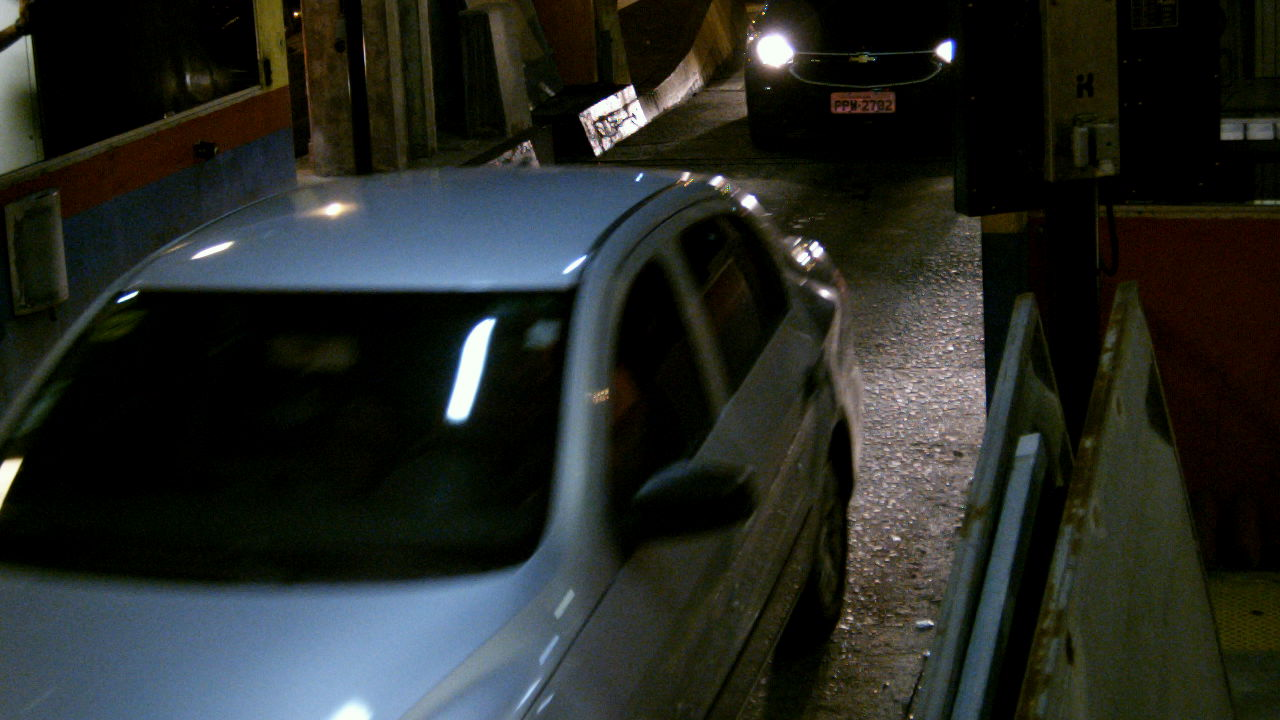
#> input picture Data/imagens_testes/dataset_original/img_000217.jpg, 1280 x 720 px
$ python -i filtros.py   (imports and definitions only)
#> lines starting #> are read from the running program, lines starting #| are printed output that depends on the picture; after the words box and inside, x2 and y2 are one past the last pixel; in counts of white or black regions, pixels touching at a corner belong together
import cv2
import numpy as np

def aplicar_clahe(img_gray):
    clahe = cv2.createCLAHE(clipLimit=2.0, tileGridSize=(8, 8))
    return clahe.apply(img_gray)

def corrigir_inclinacao(img_bin):
    coords = np.column_stack(np.where(img_bin > 0))
    if len(coords) == 0:
        return img_bin

    angle = cv2.minAreaRect(coords)[-1]

    if angle < -45:
        angle = -(90 + angle)
    else:
        angle = -angle

    (h, w) = img_bin.shape[:2]
    center = (w // 2, h // 2)
    M = cv2.getRotationMatrix2D(center, angle, 1.0)
    rotated = cv2.warpAffine(img_bin, M, (w, h), flags=cv2.INTER_CUBIC, borderMode=cv2.BORDER_REPLICATE)

    return rotated

def preprocessar_para_ocr(imagem_placa_rgb):
    gray = cv2.cvtColor(imagem_placa_rgb, cv2.COLOR_BGR2GRAY)

    gray_contrast = aplicar_clahe(gray)

    blur = cv2.bilateralFilter(gray_contrast, d=11, sigmaColor=17, sigmaSpace=17)

    binarizada = cv2.adaptiveThreshold(
        blur, 255,
        cv2.ADAPTIVE_THRESH_GAUSSIAN_C,
        cv2.THRESH_BINARY_INV,
        19, 9
    )

    binarizada_alinhada = corrigir_inclinacao(binarizada)
    kernel = cv2.getStructuringElement(cv2.MORPH_RECT, (2, 2))
    morfologia = cv2.morphologyEx(binarizada_alinhada, cv2.MORPH_CLOSE, kernel)

    imagem_final_ocr = cv2.bitwise_not(morfologia)

    return imagem_final_ocr

>>> import cv2
>>> picture = cv2.imread('../../Data/imagens_testes/dataset_original/img_000217.jpg')
#> picture is the input picture: shape (720, 1280, 3); mean B, G, R 37.4, 40.9, 37.7
>>> result = preprocessar_para_ocr(picture)
#> in preprocessar_para_ocr, `gray = cv2.cvtColor(imagem_placa_rgb, cv2.COLOR_BGR2GRAY)`:
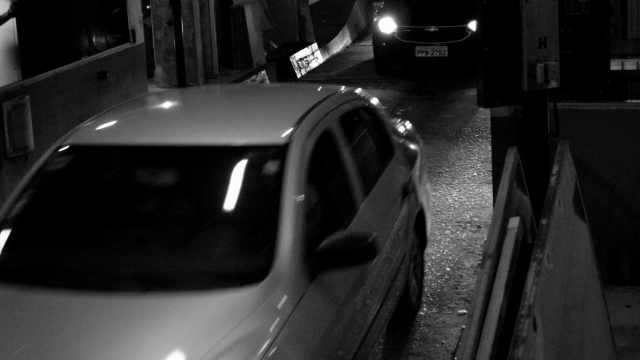
#> gray: shape (720, 1280) (shown at 1/2 size); min 0, max 255, mean 39.5
#> in aplicar_clahe, `return clahe.apply(img_gray)`:
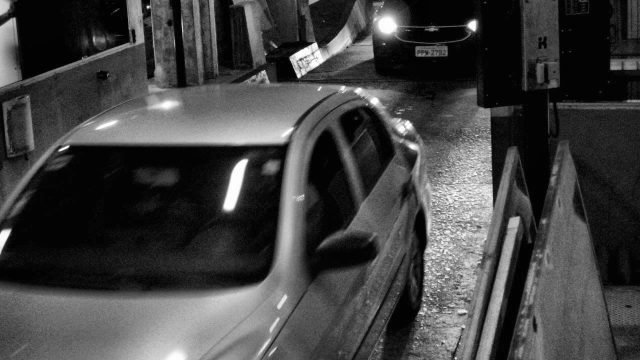
#> returned value: shape (720, 1280) (shown at 1/2 size); min 1, max 255, mean 65.8
#> in preprocessar_para_ocr, `binarizada = cv2.adaptiveThreshold( blur, 255, cv2.ADAPTIVE_THRESH_GAU..`:
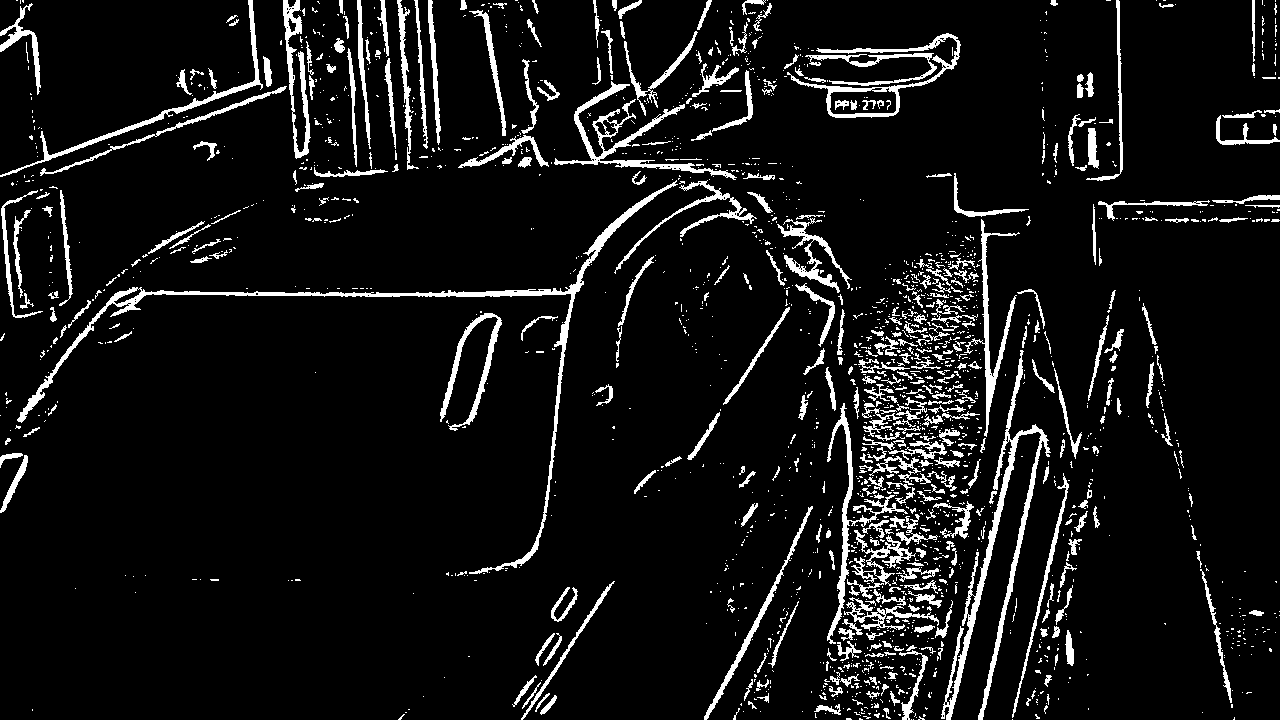
#> binarizada: shape (720, 1280); 7.9% white; 1933 white regions (1530 under 20 px), largest, box (x1, y1, x2, y2) and area: (17, 180, 678, 574) 5244, (941, 350, 1051, 720) 4318, (554, 81, 737, 180) 2353
#> in corrigir_inclinacao, `coords = np.column_stack(np.where(img_bin > 0))`: coords = 73035 pairs, first value 0 to 719, second value 0 to 1279
#> in corrigir_inclinacao, `angle = cv2.minAreaRect(coords)[-1]`: angle = -90
#> in corrigir_inclinacao, `angle = -(90 + angle)`: angle = 0
#> in corrigir_inclinacao, `M = cv2.getRotationMatrix2D(center, angle, 1.0)`: M = [[1, 0, 0], [0, 1, 0]]
#> in preprocessar_para_ocr, `morfologia = cv2.morphologyEx(binarizada_alinhada, cv2.MORPH_CLOSE, ke..`:
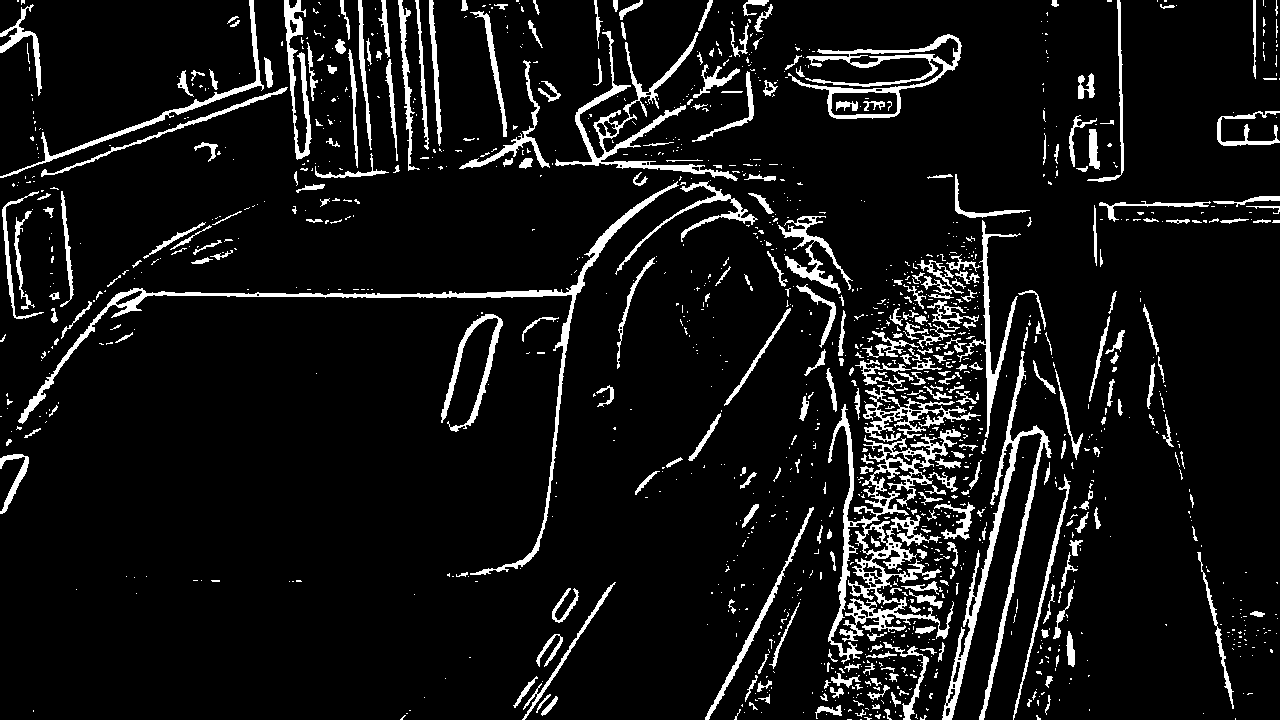
#> morfologia: shape (720, 1280); 8.3% white; 1357 white regions (1033 under 20 px), largest, box (x1, y1, x2, y2) and area: (828, 404, 961, 664) 7598, (18, 181, 679, 575) 5369, (942, 351, 1052, 720) 4461

$ run again, on Data/imagens_testes/dataset_original/img_000224.jpg
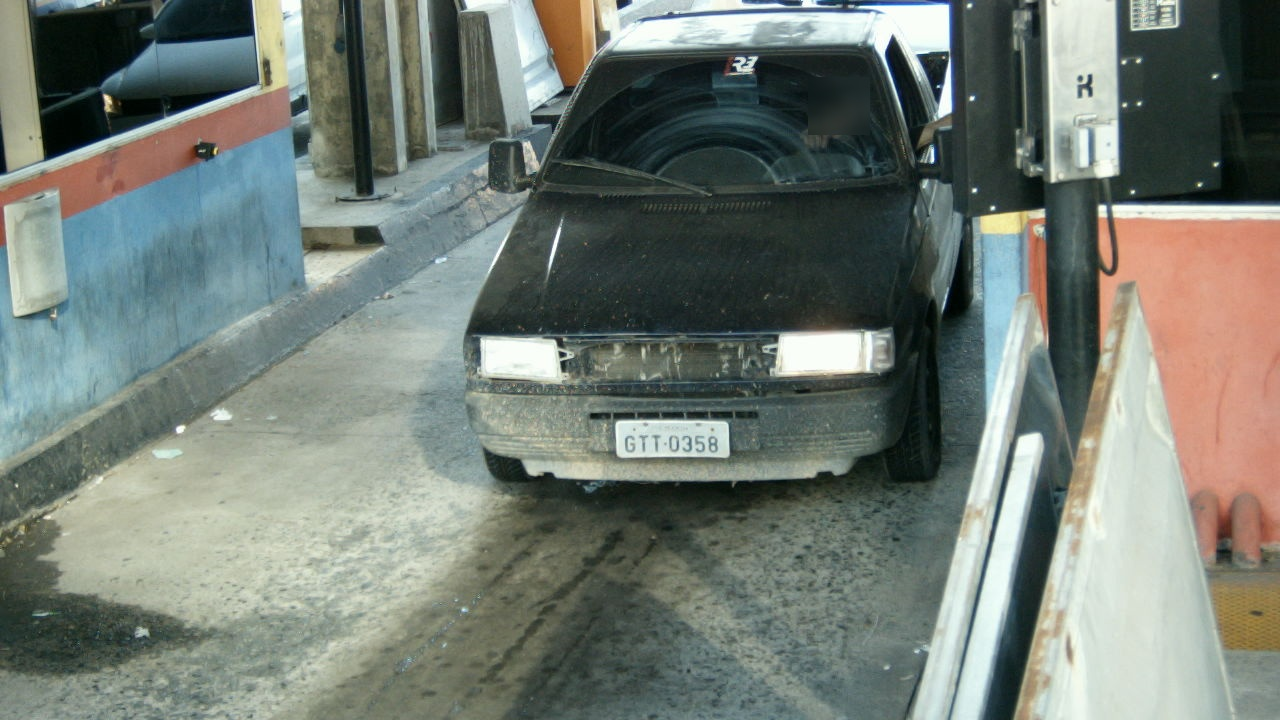
#> input picture Data/imagens_testes/dataset_original/img_000224.jpg, 1280 x 720 px
#> picture is the input picture: shape (720, 1280, 3); mean B, G, R 116.4, 124.2, 115.6
#> in preprocessar_para_ocr, `binarizada = cv2.adaptiveThreshold( blur, 255, cv2.ADAPTIVE_THRESH_GAU..`:
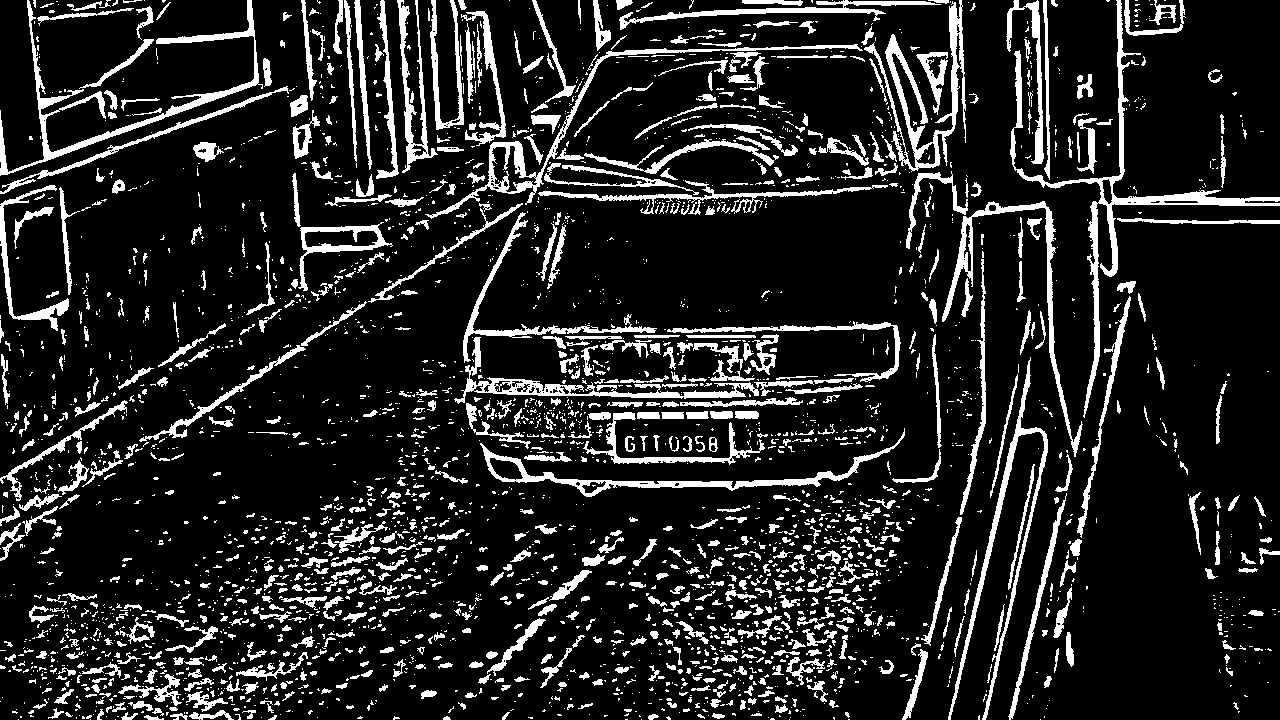
#> binarizada: shape (720, 1280); 14.2% white; 3243 white regions (2372 under 20 px), largest, box (x1, y1, x2, y2) and area: (1010, 0, 1280, 418) 5276, (0, 0, 263, 176) 3925, (864, 0, 966, 172) 3563
#> coords = 130754 pairs, first value 0 to 719, second value 0 to 1279
#> in corrigir_inclinacao, `angle = cv2.minAreaRect(coords)[-1]`: angle = -90
#> in corrigir_inclinacao, `angle = -(90 + angle)`: angle = 0
#> M = [[1, 0, 0], [0, 1, 0]]
#> in preprocessar_para_ocr, `morfologia = cv2.morphologyEx(binarizada_alinhada, cv2.MORPH_CLOSE, ke..`:
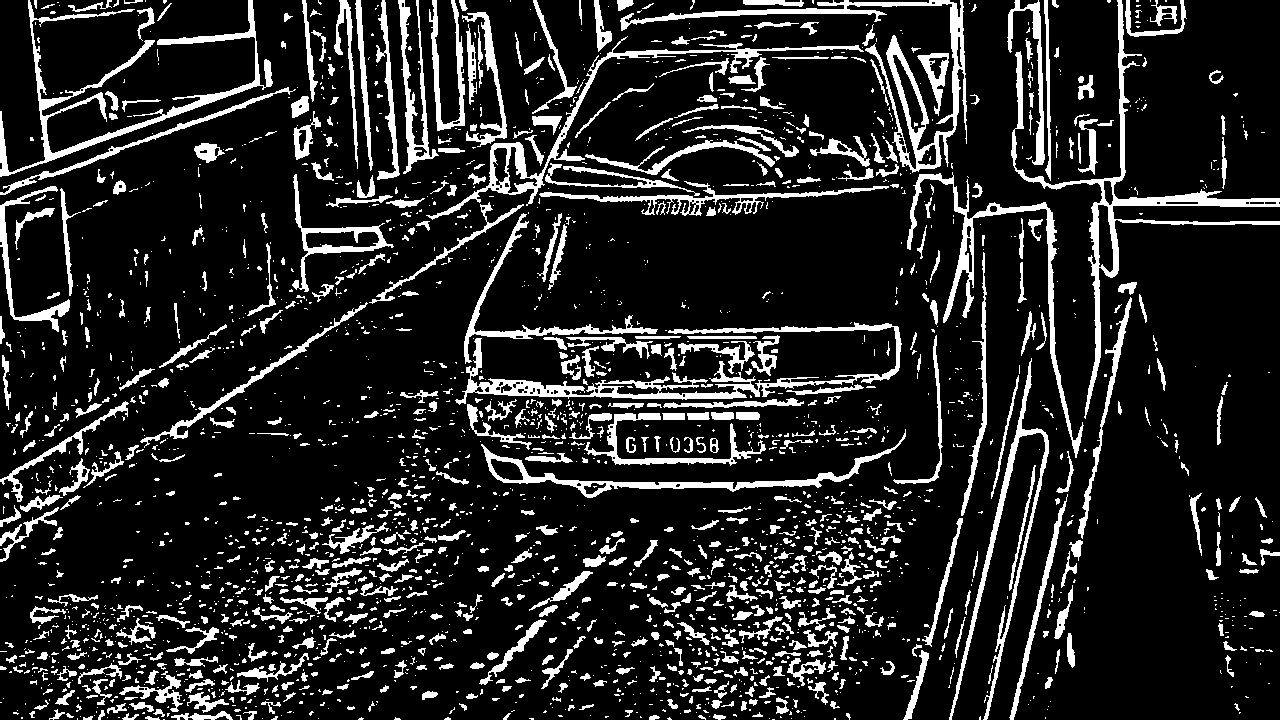
#> morfologia: shape (720, 1280); 14.7% white; 2592 white regions (1784 under 20 px), largest, box (x1, y1, x2, y2) and area: (1011, 0, 1280, 419) 5907, (620, 0, 967, 173) 5590, (455, 322, 902, 405) 5485
